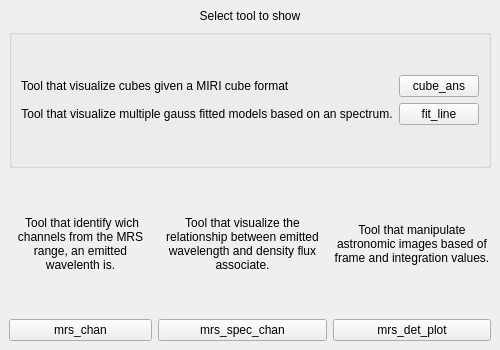
<?xml version="1.0" encoding="UTF-8"?>
<ui version="4.0">
 <class>all_tools</class>
 <widget class="QMainWindow" name="all_tools">
  <property name="geometry">
   <rect>
    <x>0</x>
    <y>0</y>
    <width>457</width>
    <height>350</height>
   </rect>
  </property>
  <property name="maximumSize">
   <size>
    <width>2000</width>
    <height>350</height>
   </size>
  </property>
  <property name="windowTitle">
   <string>AllTools</string>
  </property>
  <widget class="QWidget" name="centralwidget">
   <property name="sizePolicy">
    <sizepolicy hsizetype="Preferred" vsizetype="Preferred">
     <horstretch>0</horstretch>
     <verstretch>0</verstretch>
    </sizepolicy>
   </property>
   <layout class="QGridLayout" name="gridLayout_2">
    <property name="sizeConstraint">
     <enum>QLayout::SetDefaultConstraint</enum>
    </property>
    <item row="0" column="0">
     <layout class="QGridLayout" name="gridLayout">
      <property name="sizeConstraint">
       <enum>QLayout::SetDefaultConstraint</enum>
      </property>
      <item row="2" column="1">
       <widget class="QLabel" name="label_3">
        <property name="sizePolicy">
         <sizepolicy hsizetype="Preferred" vsizetype="Minimum">
          <horstretch>0</horstretch>
          <verstretch>0</verstretch>
         </sizepolicy>
        </property>
        <property name="text">
         <string>Tool that visualize the relationship between emitted wavelength and density flux associate.</string>
        </property>
        <property name="scaledContents">
         <bool>false</bool>
        </property>
        <property name="alignment">
         <set>Qt::AlignCenter</set>
        </property>
        <property name="wordWrap">
         <bool>true</bool>
        </property>
       </widget>
      </item>
      <item row="2" column="0">
       <widget class="QLabel" name="label_2">
        <property name="sizePolicy">
         <sizepolicy hsizetype="Preferred" vsizetype="Minimum">
          <horstretch>0</horstretch>
          <verstretch>0</verstretch>
         </sizepolicy>
        </property>
        <property name="text">
         <string> Tool that identify wich channels from the MRS range, an emitted wavelenth is.</string>
        </property>
        <property name="scaledContents">
         <bool>false</bool>
        </property>
        <property name="alignment">
         <set>Qt::AlignCenter</set>
        </property>
        <property name="wordWrap">
         <bool>true</bool>
        </property>
       </widget>
      </item>
      <item row="4" column="0">
       <widget class="QPushButton" name="mrsChanButton">
        <property name="text">
         <string>mrs_chan</string>
        </property>
       </widget>
      </item>
      <item row="4" column="1">
       <widget class="QPushButton" name="mrsSpecChanButton">
        <property name="text">
         <string>mrs_spec_chan</string>
        </property>
       </widget>
      </item>
      <item row="4" column="2">
       <widget class="QPushButton" name="mrsDetPlotButton">
        <property name="text">
         <string>mrs_det_plot</string>
        </property>
       </widget>
      </item>
      <item row="2" column="2">
       <widget class="QLabel" name="label_4">
        <property name="sizePolicy">
         <sizepolicy hsizetype="Preferred" vsizetype="Minimum">
          <horstretch>0</horstretch>
          <verstretch>0</verstretch>
         </sizepolicy>
        </property>
        <property name="minimumSize">
         <size>
          <width>0</width>
          <height>50</height>
         </size>
        </property>
        <property name="text">
         <string>Tool that manipulate astronomic images based of frame and integration values.</string>
        </property>
        <property name="alignment">
         <set>Qt::AlignCenter</set>
        </property>
        <property name="wordWrap">
         <bool>true</bool>
        </property>
       </widget>
      </item>
      <item row="0" column="0" colspan="3">
       <widget class="QLabel" name="label">
        <property name="sizePolicy">
         <sizepolicy hsizetype="Minimum" vsizetype="Maximum">
          <horstretch>0</horstretch>
          <verstretch>0</verstretch>
         </sizepolicy>
        </property>
        <property name="text">
         <string>Select tool to show</string>
        </property>
        <property name="alignment">
         <set>Qt::AlignHCenter|Qt::AlignTop</set>
        </property>
       </widget>
      </item>
      <item row="1" column="0" colspan="3">
       <widget class="QGroupBox" name="groupBox">
        <property name="title">
         <string/>
        </property>
        <layout class="QGridLayout" name="gridLayout_4">
         <item row="0" column="0">
          <layout class="QGridLayout" name="gridLayout_3">
           <property name="sizeConstraint">
            <enum>QLayout::SetMaximumSize</enum>
           </property>
           <property name="spacing">
            <number>6</number>
           </property>
           <item row="1" column="0" alignment="Qt::AlignLeft|Qt::AlignVCenter">
            <widget class="QLabel" name="label_5">
             <property name="sizePolicy">
              <sizepolicy hsizetype="Preferred" vsizetype="Preferred">
               <horstretch>0</horstretch>
               <verstretch>0</verstretch>
              </sizepolicy>
             </property>
             <property name="text">
              <string>Tool that visualize multiple gauss fitted models based on an spectrum.</string>
             </property>
             <property name="alignment">
              <set>Qt::AlignBottom|Qt::AlignHCenter</set>
             </property>
             <property name="wordWrap">
              <bool>false</bool>
             </property>
            </widget>
           </item>
           <item row="1" column="1">
            <widget class="QPushButton" name="fitLineButton">
             <property name="text">
              <string>fit_line</string>
             </property>
            </widget>
           </item>
           <item row="0" column="0">
            <widget class="QLabel" name="label_6">
             <property name="sizePolicy">
              <sizepolicy hsizetype="Preferred" vsizetype="Preferred">
               <horstretch>0</horstretch>
               <verstretch>0</verstretch>
              </sizepolicy>
             </property>
             <property name="text">
              <string>Tool that visualize cubes given a MIRI cube format</string>
             </property>
            </widget>
           </item>
           <item row="0" column="1">
            <widget class="QPushButton" name="cubeAnsButton">
             <property name="sizePolicy">
              <sizepolicy hsizetype="Preferred" vsizetype="Fixed">
               <horstretch>0</horstretch>
               <verstretch>0</verstretch>
              </sizepolicy>
             </property>
             <property name="text">
              <string>cube_ans</string>
             </property>
            </widget>
           </item>
          </layout>
         </item>
        </layout>
       </widget>
      </item>
     </layout>
    </item>
   </layout>
  </widget>
 </widget>
 <resources/>
 <connections/>
</ui>
